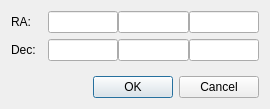
<?xml version="1.0" encoding="UTF-8"?>
<ui version="4.0">
 <class>Goto</class>
 <widget class="QDialog" name="Goto">
  <property name="geometry">
   <rect>
    <x>0</x>
    <y>0</y>
    <width>270</width>
    <height>109</height>
   </rect>
  </property>
  <property name="sizePolicy">
   <sizepolicy hsizetype="Fixed" vsizetype="Fixed">
    <horstretch>0</horstretch>
    <verstretch>0</verstretch>
   </sizepolicy>
  </property>
  <property name="windowTitle">
   <string>Dialog</string>
  </property>
  <property name="modal">
   <bool>true</bool>
  </property>
  <layout class="QVBoxLayout" name="verticalLayout">
   <item>
    <layout class="QFormLayout" name="formLayout">
     <property name="horizontalSpacing">
      <number>12</number>
     </property>
     <item row="0" column="0">
      <widget class="QLabel" name="rALabel">
       <property name="text">
        <string>RA:</string>
       </property>
      </widget>
     </item>
     <item row="1" column="0">
      <widget class="QLabel" name="decLabel">
       <property name="text">
        <string>Dec:</string>
       </property>
      </widget>
     </item>
     <item row="0" column="1">
      <layout class="QHBoxLayout" name="horizontalLayout">
       <item>
        <widget class="QLineEdit" name="lineEdit_5"/>
       </item>
       <item>
        <widget class="QLineEdit" name="lineEdit_2"/>
       </item>
       <item>
        <widget class="QLineEdit" name="lineEdit"/>
       </item>
      </layout>
     </item>
     <item row="1" column="1">
      <layout class="QHBoxLayout" name="horizontalLayout_2">
       <item>
        <widget class="QLineEdit" name="lineEdit_6"/>
       </item>
       <item>
        <widget class="QLineEdit" name="lineEdit_4"/>
       </item>
       <item>
        <widget class="QLineEdit" name="lineEdit_3"/>
       </item>
      </layout>
     </item>
    </layout>
   </item>
   <item>
    <widget class="QDialogButtonBox" name="buttonBox">
     <property name="orientation">
      <enum>Qt::Horizontal</enum>
     </property>
     <property name="standardButtons">
      <set>QDialogButtonBox::Cancel|QDialogButtonBox::Ok</set>
     </property>
    </widget>
   </item>
  </layout>
 </widget>
 <resources/>
 <connections>
  <connection>
   <sender>buttonBox</sender>
   <signal>accepted()</signal>
   <receiver>Goto</receiver>
   <slot>accept()</slot>
   <hints>
    <hint type="sourcelabel">
     <x>248</x>
     <y>254</y>
    </hint>
    <hint type="destinationlabel">
     <x>157</x>
     <y>274</y>
    </hint>
   </hints>
  </connection>
  <connection>
   <sender>buttonBox</sender>
   <signal>rejected()</signal>
   <receiver>Goto</receiver>
   <slot>reject()</slot>
   <hints>
    <hint type="sourcelabel">
     <x>316</x>
     <y>260</y>
    </hint>
    <hint type="destinationlabel">
     <x>286</x>
     <y>274</y>
    </hint>
   </hints>
  </connection>
 </connections>
</ui>
